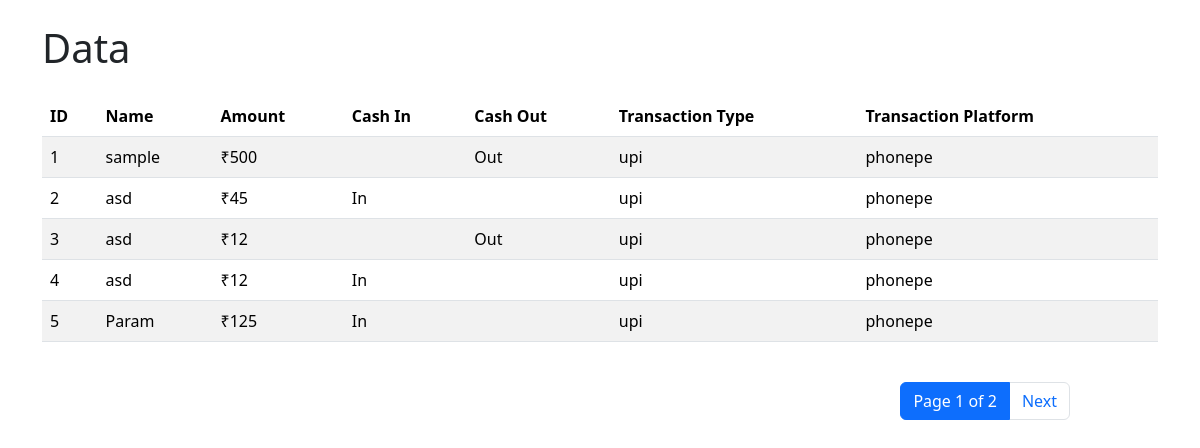
Screenshot of /details/ with the database file from the repository.
### cashbookapp/models.py (models this page shows, shortened)
class cash_entry(models.Model):
    name = models.CharField(max_length=256)
    amount = models.IntegerField()
    cash_choices = [
        ('cash_in', 'Cash In'),
        ('cash_out', 'Cash Out')
    ]
    transaction_type_choices = [
        ('upi', 'UPI'),
        ('cash', 'Cash')
    ]
    transaction_platform_choices = [
        ('phonepe', 'PhonePe'),
        ('googlepay', 'Google Pay'),
        ('paytm', 'Paytm')
    ]
    cash_type = models.CharField(max_length=10, choices=cash_choices, default='NULL')
    tran_type = models.CharField(max_length=50, choices=transaction_type_choices, default='NULL')
    tran_plat = models.CharField(max_length=50, choices=transaction_platform_choices, null=True, blank=True)  # Allowing null and blank

### cashbookapp/views.py (the view)
# urls.py: path('details/', details, name='details' ),
def details(request):
    data_list = cash_entry.objects.all().order_by('id')
    paginator = Paginator(data_list, 5)
    page_number = request.GET.get('page')
    page_obj = paginator.get_page(page_number)
    return render(request, 'home.html', {'details': page_obj})

### cashbookapp/templates/home.html (shortened to what this page needs)
{% extends 'base.html' %}
{% block content %}
<div class="container mt-4">
    <h1 class="mb-4">Data</h1>
    <div class="d-flex justify-content-between mb-4">
        <table class="table table-striped">
            <thead>
                <tr>
                    <th>ID</th>
                    <th>Name</th>
                    <th>Amount</th>
                    <th>Cash In</th>
                    <th>Cash Out</th>
                    <th>Transaction Type</th>
                    <th>Transaction Platform</th>
                </tr>
            </thead>
            <tbody>
                {% if details %}
                {% for data in details %}
                <tr>
                    <td>{{ data.id }}</td>
                    <td>{{ data.name }}</td>
                    <td>₹{{ data.amount }}</td>
                    <td>{% if data.cash_type == 'cash_in' %}
                        In
                    {% endif %}</td>
                    <td>{% if data.cash_type == 'cash_out' %}
                        Out
                        {% endif %}
                    </td>
                    <td>{{ data.tran_type }}</td>
                    <td>{{ data.tran_plat}}</td>
                </tr>
                {% endfor %}
                {% else %}
                <tr>
                    <td colspan="9">No users found.</td>
                </tr>
                {% endif %}
            </tbody>
        </table>
    </div>
</div>
<nav aria-label="Page navigation example" class="text-right" style="margin-right: 130px;">
    <ul class="pagination justify-content-end">
        <li class="page-item active">
            <span class="page-link">Page {{ details.number }} of {{ details.paginator.num_pages }}</span>
        </li>
        {% if details.has_next %}
            <li class="page-item">
                <a class="page-link" href="?page={{ details.next_page_number }}">Next</a>
            </li>
        {% endif %}
    </ul>
</nav>
{% endblock %}

### cashbookapp/templates/base.html (shortened to what this page needs)
<!DOCTYPE html>
<html lang="en">
<head>
    <link href="https://cdn.jsdelivr.net/npm/bootstrap@5.3.3/dist/css/bootstrap.min.css" rel="stylesheet">
</head>
<body>
    {% block content %}
    {% endblock %}
</body>
</html>

### rows the page displays
cash_entry: id "1", name "sample", amount "500", cash_type "Out", tran_type "upi", tran_plat "phonepe"
cash_entry: id "2", name "asd", amount "45", cash_type "In", tran_type "upi", tran_plat "phonepe"
cash_entry: id "3", name "asd", amount "12", cash_type "Out", tran_type "upi", tran_plat "phonepe"
cash_entry: id "4", name "asd", amount "12", cash_type "In", tran_type "upi", tran_plat "phonepe"
cash_entry: id "5", name "Param", amount "125", cash_type "In", tran_type "upi", tran_plat "phonepe"

### other values shown
{{ details.number }} "1"
{{ details.paginator.num_pages }} "2"
